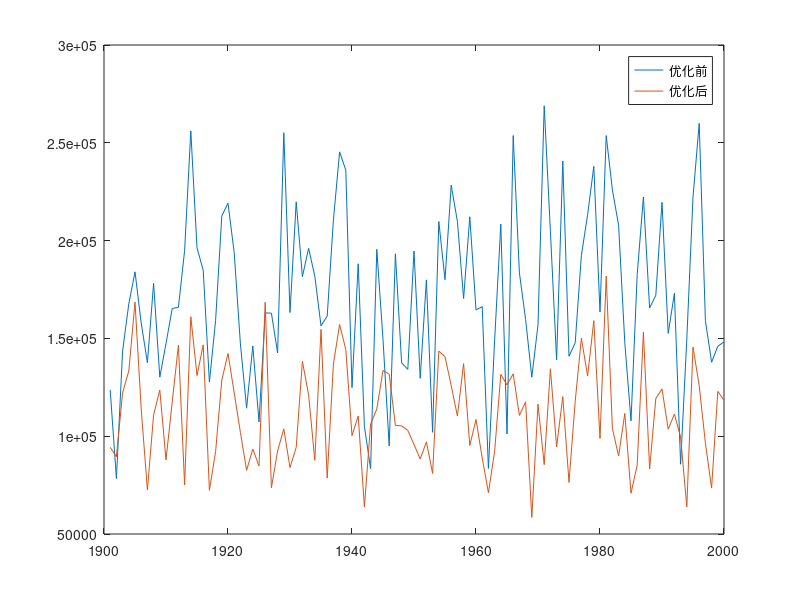
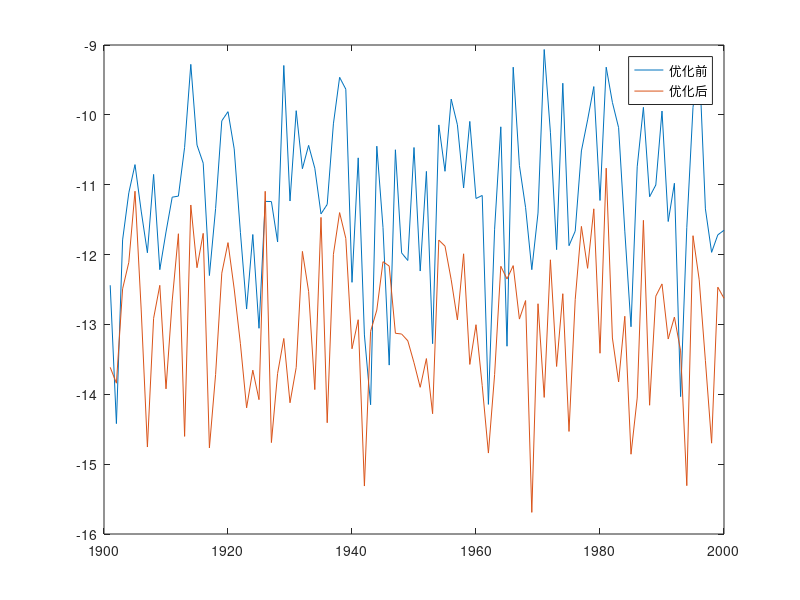
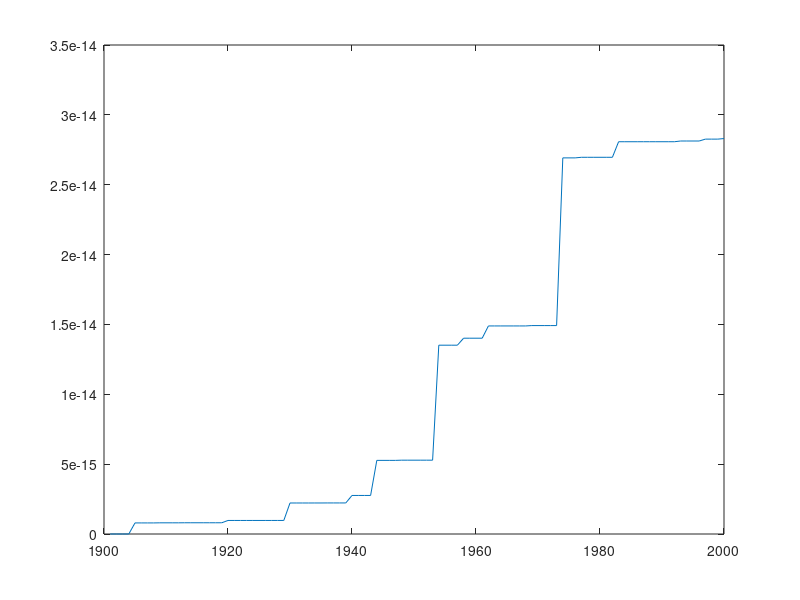
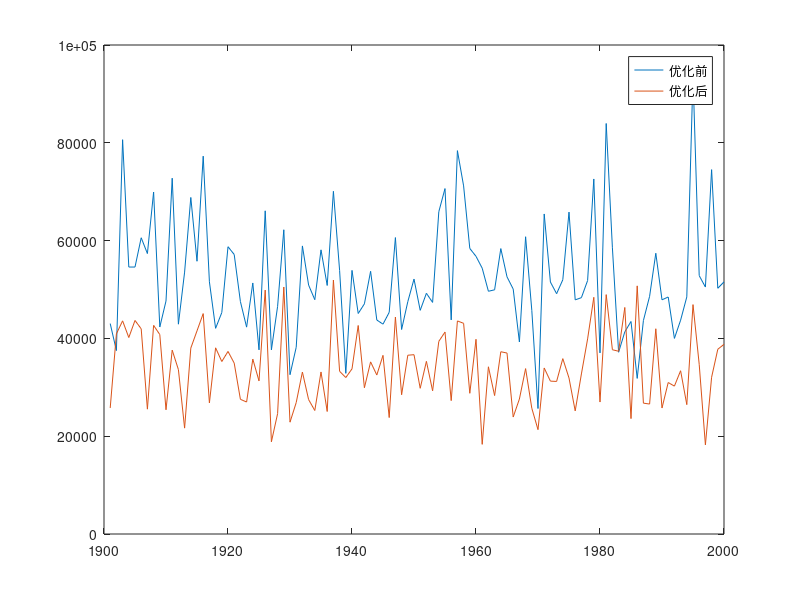

The MATLAB source for these figures, in order: (Note: this script raises an error after producing the figures.)

%% Tshaft - -realtime
load L_NT1.mat 
load D_FT1.mat 
load L_NT2.mat 
load D_FT2.mat
%%
figure()
plot(1901:2000,L_NT1(100,:))
hold on
plot(1901:2000,L_NT2(100,:))
legend('优化前','优化后')

sum(L_NT1(100,:))
sum(L_NT2(100,:))

figure()
plot(1901:2000,log10(D_FT1(100,:)))
hold on
plot(1901:2000,log10(D_FT2(100,:)))
legend('优化前','优化后')
% ylim([0 2e-17])
sum(D_FT1(100,:))
sum(D_FT2(100,:))
%%
figure()
plot(1901:2000,D_FT2(:,50))

%% Ft - -realtime
load L_NF1.mat 
load D_FF1.mat 
load L_NF2.mat 
load D_FF2.mat
%%
figure()
plot(1901:2000,L_NF1(100,:))
hold on
plot(1901:2000,L_NF2(100,:))
legend('优化前','优化后')
sum(L_NF1(100,:))
sum(L_NF2(100,:))
figure()
plot(1901:2000,log10(D_FF1(100,:)))
hold on
plot(1901:2000,log10(D_FF2(100,:)))
legend('优化前','优化后')
% ylim([0 2e-17])
sum(D_FF1(100,:))
sum(D_FF2(100,:))
%%
figure()
plot(1901:2000,D_FF2(:,50))
%% 优化前后风机间参考功率方差值
load('Pref2_v2.mat')
Pref3_std = std(Pref3');
Pref2_std = std(Pref2');
Pref_std = std(Pref');
figure()

plot(1:2000,Pref3_std.^2)
hold on
plot(1:2000,Pref_std.^2)
plot(1:2000,Pref2_std.^2)
legend('原始','干扰','优化')

